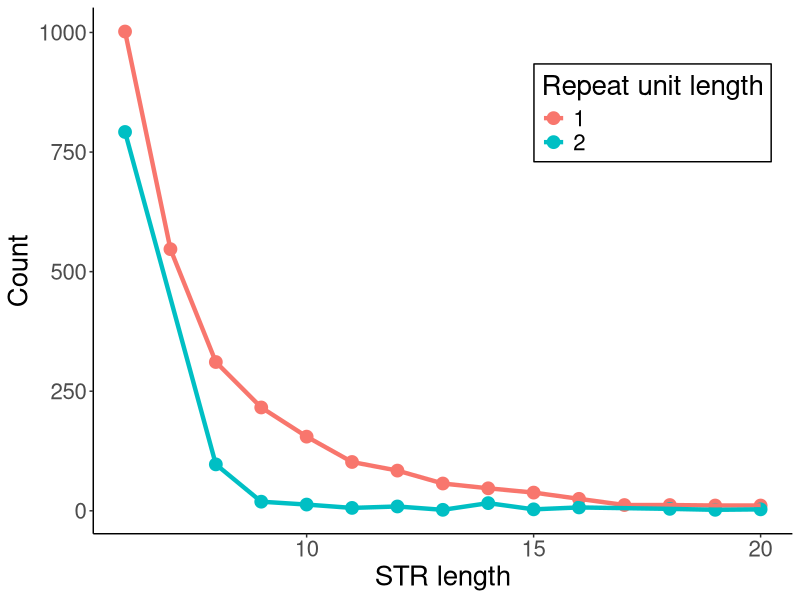
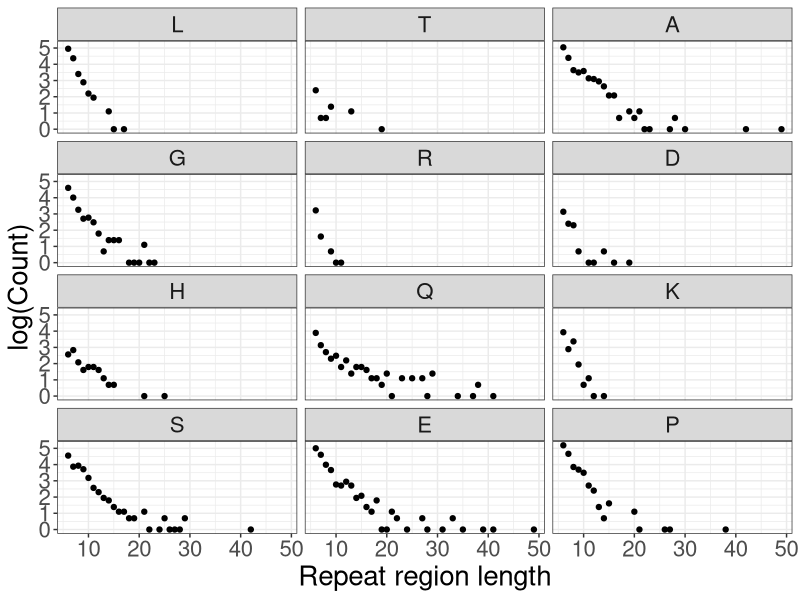

Reproduce these figures in R, in order. (Note: this script raises an error after producing the figures.)
library(tidyverse)

str_purity <- function(msa, return_val){
  msa <- as.character(msa)
  frequencies <- as.data.frame(table(strsplit(msa, ",", fixed=TRUE)))
  frequencies <- frequencies %>% mutate(fraction = Freq/sum(Freq)) %>% arrange(desc(fraction))
  dom <- as.character(frequencies[1, "Var1"])
  # return fraction of the TR that is made up of the dominant unit
  if(return_val == "frac"){
    return(frequencies[1, "fraction"])
  } 
  # return the dominant unit
  else if(return_val == "dom"){
    dom <- str_remove_all(dom, "-")
    return(dom)
  } 
  else if(return_val == "cg"){
    aa = c("A", "C", "D", "E", "F", "G", "H", "I", "K", "L", "M", "N", "P", "Q", "R", "S", "T", "V", "W", "Y")
    cg <- c(0, 1, 2, 4, 7, 13, 24, 44, 84, 161, 309, 594, 1164, 2284, 4484, 8807, 17305, 34301, 68008, 134852)
    cg_values <- setNames(as.list(cg), aa)
    dom <- str_remove_all(dom, "-")
    cg_sum <- 0
    for(i in strsplit(dom, "")[[1]]){
      cg_sum <- cg_sum + cg_values[[i]]
    }
    return(cg_sum)
  }
  # return the longest uninterrupted stretch of the dominant unit
  else if(return_val == "longest"){
    max_count <- 0
    cur_count <- 0
    for(i in strsplit(msa, ",")[[1]]){
      if(i == dom){
        cur_count = cur_count + 1
      } else {
        if(cur_count > max_count){
          max_count = cur_count
        }
        cur_count = 0
      }
      if(cur_count > max_count){
        max_count = cur_count
      }
    }
    return(max_count)
  } 
  # wrong return_val specified
  else{
    stop(sprintf("in str_purity(msa, return_val=\"%s\"): unsupported return_val specified", return_val), call. = FALSE)
  }
}

master_df <- read.table("../data_for_sub/str_sp_final.tsv", header=TRUE, sep="\t")

master_df <- master_df %>% mutate(
  dominant_unit = sapply(msa_original, str_purity, return_val="dom"),
  cg_sum = sapply(msa_original, str_purity, return_val="cg"),
  frac_dominant = sapply(msa_original, str_purity, return_val="frac"),
  longest_stretch = sapply(msa_original, str_purity, return_val="longest")
)

# Counts of how many STRs were found per region length <= 20, split on unit length
master_df %>% 
  filter(repeat_region_length <= 20) %>% 
  group_by(l_effective, repeat_region_length) %>% count() %>% 
  ggplot(aes(x=repeat_region_length, y=n, colour=as.factor(l_effective))) +
  geom_point(size=4) +
  geom_line(size=1.5) +
  theme_classic() +
  theme(text = element_text(size=20)) +
  xlab("STR length") +
  ylab("Count") +
  labs(colour = "Repeat unit length") +
  theme(legend.position = c(0.8, 0.8), legend.background = element_rect(linetype = "solid", colour="black"))

# Investigate the length distributios for homorepeats, keeping in mind the 
# AA disorder propensity

# Mapping disorder propensity to amino acids, source of data: https://www.ncbi.nlm.nih.gov/pmc/articles/PMC2676888/
aa_df <- data.frame(
  aa = c("W", "F", "Y",	"I", "M", "L", "V", "N", "C", "T", "A", "G", "R", "D", "H", "Q", "K", "S", "E", "P"), 
  propensity = c(rep("order", 10), rep("disorder", 10)),
  score = c(-0.884, -0.697, -0.510, -0.486, -0.397, -0.326, -0.121, 0.007, 0.02, 0.059, 0.06, 0.166, 0.180, 0.192, 0.303, 0.318, 0.586, 0.341, 0.736, 0.987)
)

homo_lengths <- master_df %>% filter(l_effective == 1) %>% 
  group_by(dominant_unit, repeat_region_length) %>% count()
homo_lengths$dominant_unit <- factor(homo_lengths$dominant_unit, levels = aa_df$aa)

# Plot homorepeat regions lengths per AA, do not include AA's with < 10 occurrences
homo_lengths %>% 
  filter(!dominant_unit %in% c("Y", "N", "M", "V", "C"), repeat_region_length <= 50) %>% 
  ggplot(aes(x=repeat_region_length, y=log(n))) +
  geom_point(aes()) +
  theme_bw() +
  theme(text = element_text(size=20)) +
  xlab("Repeat region length") +
  ylab("log(Count)") +
  facet_wrap(~dominant_unit, nrow = 5)

# For the 4 most abundant combinations of AAs to make up STR with unit length 2,
# plot the frequency of the two possible orders (e.g. AP vs PA)
library(gridExtra)
to_keep <- c(8820, 13291, 1164, 4497) # will select only STRs made up of {A, P}, {G, R}, {G, S} or {R, S}
x <- master_df %>% filter(l_effective == 2, cg_sum %in% to_keep) %>%
  group_by(cg_sum, dominant_unit) %>%
  summarise(count=n())

out <- by(data = x, INDICES = x$cg_sum, FUN = function(m) {
  m <- droplevels(m)
  m <- ggplot(m, aes(as.factor(cg_sum), count, group=1, fill = dominant_unit)) + 
    geom_bar(stat="identity", position="dodge2") + theme_classic() + 
    theme(axis.title.x=element_blank(),
          axis.text.x=element_blank(),
          axis.ticks.x=element_blank())+ ylab("Count") +
    labs(fill = "Dominant\nunit") +
    theme(text = element_text(size=20))
})
do.call(grid.arrange, c(out2, ncol=1))
